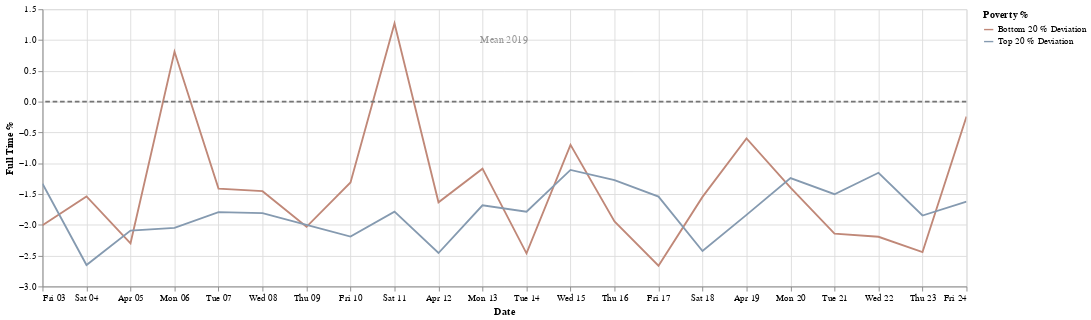

The notebook cell saved with this chart:
### Markdown cell above
**April 10, 2020:**
NYS records more COVID19 cases than any other country

### Code cell
start_date = '2020-4-2'
end_date = '2020-4-24'
df2 = apply_date_filter(df,start_date,end_date)
chart = create_chart(df2)
chart
#df2

### Figure 1 — Vega-Lite specification as saved in the notebook (floating-point values rounded to 4 significant figures)
{"config": {"view": {"continuousHeight": 300, "continuousWidth": 400}, "range": {"category": {"scheme": ["#FF4500", "#a0aab4", "#4E79A7"]}}}, "layer": [{"data": {"name": "data-2d06fb9030d37f4b1c121412dcc85b03"}, "mark": "line", "encoding": {"color": {"type": "nominal", "field": "Poverty %"}, "x": {"type": "temporal", "field": "date", "title": "Date"}, "y": {"type": "quantitative", "field": "full_time_work", "title": "Full Time %"}}, "selection": {"selector002": {"type": "interval", "bind": "scales", "encodings": ["x", "y"]}}, "transform": [{"fold": ["Bottom 20 % Deviation", "Top 20 % Deviation"], "as": ["Poverty %", "full_time_work"]}], "width": 1000}, {"data": {"name": "data-7f3a6b86ed460c4e648f2393735a11f6"}, "mark": {"type": "rule", "color": "#757575", "size": 2, "strokeDash": [5, 3]}, "encoding": {"size": {"value": 2}, "y": {"type": "quantitative", "field": "Mean 2019"}}}, {"data": {"name": "data-d764767e7dd3b10b2c76c1355ce10ef3"}, "mark": {"type": "text", "angle": 0, "text": "Mean 2019"}, "encoding": {"opacity": {"value": 0.4}, "y": {"type": "quantitative", "field": "y"}}}], "$schema": "https://vega.github.io/schema/vega-lite/v4.8.1.json", "datasets": {"data-2d06fb9030d37f4b1c121412dcc85b03": [{"date": "2020-04-13T00:00:00+00:00", "Top 20 %": 3.924, "Bottom 20 %": 4.518, "Top 20 % Deviation": -1.682, "Bottom 20 % Deviation": -1.088}, {"date": "2020-04-12T00:00:00+00:00", "Top 20 %": 3.149, "Bottom 20 %": 3.972, "Top 20 % Deviation": -2.458, "Bottom 20 % Deviation": -1.634}, {"date": "2020-04-20T00:00:00+00:00", "Top 20 %": 4.366, "Bottom 20 %": 4.211, "Top 20 % Deviation": -1.241, "Bottom 20 % Deviation": -1.396}, {"date": "2020-04-22T00:00:00+00:00", "Top 20 %": 4.452, "Bottom 20 %": 3.413, "Top 20 % Deviation": -1.155, "Bottom 20 % Deviation": -2.194}, {"date": "2020-04-19T00:00:00+00:00", "Top 20 %": 3.769, "Bottom 20 %": 5.009, "Top 20 % Deviation": -1.838, "Bottom 20 % Deviation": -0.5976}, {"date": "2020-04-10T00:00:00+00:00", "Top 20 %": 3.416, "Bottom 20 %": 4.295, "Top 20 % Deviation": -2.191, "Bottom 20 % Deviation": -1.312}, {"date": "2020-04-23T00:00:00+00:00", "Top 20 %": 3.758, "Bottom 20 %": 3.166, "Top 20 % Deviation": -1.848, "Bottom 20 % Deviation": -2.441}, {"date": "2020-04-21T00:00:00+00:00", "Top 20 %": 4.104, "Bottom 20 %": 3.463, "Top 20 % Deviation": -1.503, "Bottom 20 % Deviation": -2.144}, {"date": "2020-04-09T00:00:00+00:00", "Top 20 %": 3.607, "Bottom 20 %": 3.575, "Top 20 % Deviation": -2.0, "Bottom 20 % Deviation": -2.032}, {"date": "2020-04-17T00:00:00+00:00", "Top 20 %": 4.064, "Bottom 20 %": 2.943, "Top 20 % Deviation": -1.542, "Bottom 20 % Deviation": -2.663}, {"date": "2020-04-08T00:00:00+00:00", "Top 20 %": 3.797, "Bottom 20 %": 4.153, "Top 20 % Deviation": -1.81, "Bottom 20 % Deviation": -1.454}, {"date": "2020-04-15T00:00:00+00:00", "Top 20 %": 4.498, "Bottom 20 %": 4.904, "Top 20 % Deviation": -1.108, "Bottom 20 % Deviation": -0.7022}, {"date": "2020-04-03T00:00:00+00:00", "Top 20 %": 4.273, "Bottom 20 %": 3.599, "Top 20 % Deviation": -1.333, "Bottom 20 % Deviation": -2.007}, {"date": "2020-04-11T00:00:00+00:00", "Top 20 %": 3.82, "Bottom 20 %": 6.876, "Top 20 % Deviation": -1.786, "Bottom 20 % Deviation": 1.27}, {"date": "2020-04-06T00:00:00+00:00", "Top 20 %": 3.558, "Bottom 20 %": 6.418, "Top 20 % Deviation": -2.049, "Bottom 20 % Deviation": 0.8111}, {"date": "2020-04-04T00:00:00+00:00", "Top 20 %": 2.954, "Bottom 20 %": 4.069, "Top 20 % Deviation": -2.652, "Bottom 20 % Deviation": -1.538}, {"date": "2020-04-14T00:00:00+00:00", "Top 20 %": 3.82, "Bottom 20 %": 3.143, "Top 20 % Deviation": -1.787, "Bottom 20 % Deviation": -2.464}, {"date": "2020-04-18T00:00:00+00:00", "Top 20 %": 3.181, "Bottom 20 %": 4.06, "Top 20 % Deviation": -2.426, "Bottom 20 % Deviation": -1.546}, {"date": "2020-04-24T00:00:00+00:00", "Top 20 %": 3.982, "Bottom 20 %": 5.364, "Top 20 % Deviation": -1.624, "Bottom 20 % Deviation": -0.2426}, {"date": "2020-04-16T00:00:00+00:00", "Top 20 %": 4.332, "Bottom 20 %": 3.663, "Top 20 % Deviation": -1.274, "Bottom 20 % Deviation": -1.944}, {"date": "2020-04-07T00:00:00+00:00", "Top 20 %": 3.813, "Bottom 20 %": 4.195, "Top 20 % Deviation": -1.794, "Bottom 20 % Deviation": -1.411}, {"date": "2020-04-05T00:00:00+00:00", "Top 20 %": 3.513, "Bottom 20 %": 3.306, "Top 20 % Deviation": -2.093, "Bottom 20 % Deviation": -2.3}], "data-7f3a6b86ed460c4e648f2393735a11f6": [{"Mean 2019": 0}], "data-d764767e7dd3b10b2c76c1355ce10ef3": [{"y": 1}]}}
